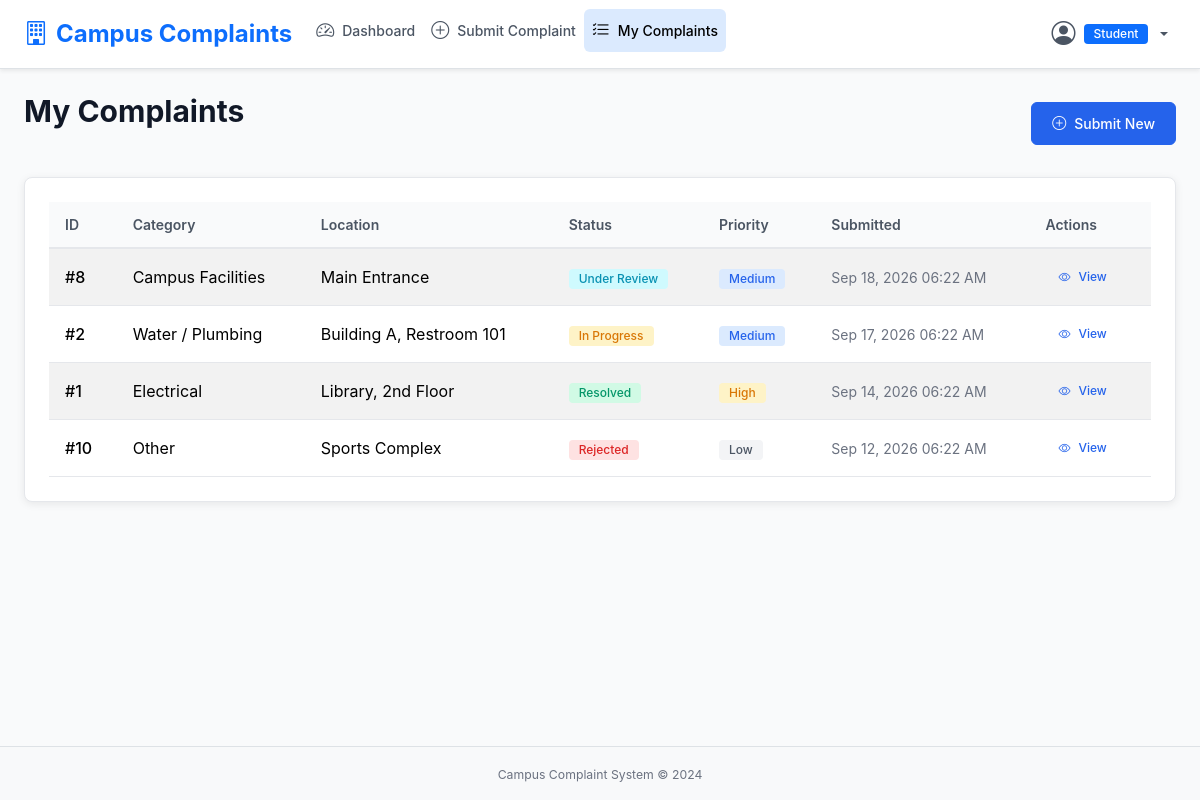
Page /complaints (signed in) on the committed database.
### models.py (models this page shows, shortened)
class Complaint(db.Model):
    __tablename__ = 'complaint'
    id = db.Column(db.Integer, primary_key=True)
    user_id = db.Column(db.Integer, db.ForeignKey('user.id'), nullable=False)
    category = db.Column(db.String(30), nullable=False)
    location = db.Column(db.String(200), nullable=False)
    description = db.Column(db.Text, nullable=False)
    image_path = db.Column(db.String(300), nullable=True)
    status = db.Column(db.String(20), nullable=False, default='Submitted')
    priority = db.Column(db.String(10), nullable=False, default='Medium')
    admin_remarks = db.Column(db.Text, nullable=True)
    created_at = db.Column(db.DateTime, default=datetime.utcnow)
    updated_at = db.Column(db.DateTime, default=datetime.utcnow, onupdate=datetime.utcnow)
    user = db.relationship('User', backref=db.backref('complaints', lazy=True))
    @property
    def status_badge_class(self):
        mapping = {
            'Submitted': 'badge-secondary',
            'Under Review': 'badge-info',
            'In Progress': 'badge-warning',
            'Resolved': 'badge-success',
            'Rejected': 'badge-danger'
        }
        return mapping.get(self.status, 'badge-secondary')
    @property
    def priority_badge_class(self):
        mapping = {
            'Low': 'badge-secondary',
            'Medium': 'badge-primary',
            'High': 'badge-warning',
            'Critical': 'badge-danger'
        }
        return mapping.get(self.priority, 'badge-secondary')

### app.py (the view)
@app.route('/complaints', endpoint='my_complaints')
@login_required
@student_required
def my_complaints():
    complaints = Complaint.query.filter_by(user_id=current_user.id).order_by(Complaint.created_at.desc()).all()
    return render_template('student/complaints.html', complaints=complaints)

### app.py (called while the page is built)
@login_manager.user_loader
def load_user(user_id):
    return User.query.get(int(user_id))

def student_required(f):
    @wraps(f)
    def decorated_function(*args, **kwargs):
        if not current_user.is_authenticated or not current_user.is_student():
            flash('Student access required.', 'error')
            return redirect(url_for('login'))
        return f(*args, **kwargs)
    return decorated_function

### models.py (called while the page is built)
    def is_admin(self):
        return self.role == 'admin'

    def is_student(self):
        return self.role == 'student'

    @property
    def is_active(self):
        return True

### templates/student/complaints.html (shortened to what this page needs)
{% extends "student/base.html" %}
{% block content %}
<div class="d-flex justify-content-between align-items-center mb-4">
    <h1 class="page-title">My Complaints</h1>
    <a href="{{ url_for('submit_complaint') }}" class="btn btn-primary">
        <i class="bi bi-plus-circle me-1"></i>Submit New
    </a>
</div>
<div class="card">
    <div class="card-body p-0">
        {% if complaints %}
        <div class="table-responsive">
            <table class="table table-striped mb-0">
                <thead>
                    <tr>
                        <th>ID</th>
                        <th>Category</th>
                        <th>Location</th>
                        <th>Status</th>
                        <th>Priority</th>
                        <th>Submitted</th>
                        <th>Actions</th>
                    </tr>
                </thead>
                <tbody>
                    {% for complaint in complaints %}
                    <tr>
                        <td class="fw-medium">#{{ complaint.id }}</td>
                        <td>{{ complaint.category }}</td>
                        <td>{{ complaint.location }}</td>
                        <td><span class="badge {{ complaint.status_badge_class }}">{{ complaint.status }}</span></td>
                        <td><span class="badge {{ complaint.priority_badge_class }}">{{ complaint.priority }}</span></td>
                        <td class="text-sm text-muted">{{ complaint.created_at.strftime('%b %d, %Y %I:%M %p') }}</td>
                        <td>
                            <a href="{{ url_for('complaint_detail', complaint_id=complaint.id) }}" class="btn btn-sm btn-ghost">
                                <i class="bi bi-eye me-1"></i>View
                            </a>
                        </td>
                    </tr>
                    {% endfor %}
                </tbody>
            </table>
        </div>
        {% endif %}
    </div>
</div>
{% endblock %}

### static/css/style.css (style rules this page uses)
:root { --color-primary: #2563EB; --color-primary-hover: #1D4ED8; --color-primary-light: #DBEAFE; --color-success: #059669; --color-success-light: #D1FAE5; --color-warning: #D97706; --color-warning-light: #FEF3C7; --color-danger: #DC2626; --color-danger-light: #FEE2E2; --color-info: #0891B2; --color-info-light: #CFFAFE; --color-gray-50: #F9FAFB; --color-gray-100: #F3F4F6; --color-gray-200: #E5E7EB; --color-gray-300: #D1D5DB; --color-gray-400: #9CA3AF; --color-gray-500: #6B7280; --color-gray-600: #4B5563; --color-gray-700: #374151; --color-gray-800: #1F2937; --color-gray-900: #111827; --spacing-xs: 4px; --spacing-sm: 8px; --spacing-md: 16px; --spacing-lg: 24px; --spacing-xl: 32px; --radius-sm: 4px; --radius-md: 6px; --radius-lg: 8px; --radius-xl: 12px; --shadow-card: 0 2px 8px rgba(0, 0, 0, 0.08); --shadow-modal: 0 4px 16px rgba(0, 0, 0, 0.12); --font-family: -apple-system, BlinkMacSystemFont, "Segoe UI", Roboto, "Helvetica Neue", Arial, sans-serif; --fs-xs: 0.75rem; --fs-sm: 0.875rem; --fs-base: 1rem; --fs-lg: 1.25rem; --fs-xl: 1.5rem; --fs-2xl: 1.875rem; --fs-3xl: 2.5rem; }
*, *::before, *::after { box-sizing: border-box; }
html { font-size: 16px; -webkit-font-smoothing: antialiased; -moz-osx-font-smoothing: grayscale; }
body { margin: 0; font-family: var(--font-family); font-size: var(--fs-base); line-height: 1.5; color: var(--color-gray-900); background-color: var(--color-gray-50); min-height: 100vh; }
a { color: var(--color-primary); text-decoration: none; }
.card { background: #fff; border: 1px solid var(--color-gray-200); border-radius: var(--radius-lg); box-shadow: var(--shadow-card); padding: var(--spacing-lg); }
.btn { display: inline-flex; align-items: center; justify-content: center; gap: var(--spacing-xs); padding: 10px 20px; font-size: var(--fs-sm); font-weight: 500; border-radius: var(--radius-md); border: 1px solid transparent; cursor: pointer; transition: background-color 0.15s ease, border-color 0.15s ease, box-shadow 0.15s ease; white-space: nowrap; }
.btn-primary { background-color: var(--color-primary); color: #fff; border-color: var(--color-primary); }
.btn-ghost { background-color: transparent; color: var(--color-primary); border-color: transparent; }
.btn-sm { padding: 6px 12px; font-size: var(--fs-xs); }
.badge { display: inline-flex; align-items: center; padding: 4px 10px; font-size: var(--fs-xs); font-weight: 500; line-height: 1; border-radius: var(--radius-sm); white-space: nowrap; }
.badge-primary { background-color: var(--color-primary-light); color: var(--color-primary); }
.badge-success { background-color: var(--color-success-light); color: var(--color-success); }
.badge-warning { background-color: var(--color-warning-light); color: var(--color-warning); }
.badge-danger { background-color: var(--color-danger-light); color: var(--color-danger); }
.badge-info { background-color: var(--color-info-light); color: var(--color-info); }
.badge-secondary { background-color: var(--color-gray-100); color: var(--color-gray-600); }
.table-responsive { overflow-x: auto; -webkit-overflow-scrolling: touch; }
.table { width: 100%; margin-bottom: 0; border-collapse: collapse; }
.table th, .table td { padding: 12px 16px; vertical-align: middle; border-bottom: 1px solid var(--color-gray-200); }
.table thead th { font-size: var(--fs-sm); font-weight: 600; color: var(--color-gray-600); background-color: var(--color-gray-50); border-bottom: 2px solid var(--color-gray-200); white-space: nowrap; }
.table-striped tbody tr:nth-of-type(odd) { background-color: var(--color-gray-50); }
.text-muted { color: var(--color-gray-500) !important; }
.text-sm { font-size: var(--fs-sm) !important; }
.fw-medium { font-weight: 500 !important; }
.d-flex { display: flex !important; }
.flex-column { flex-direction: column !important; }
.justify-content-between { justify-content: space-between !important; }
.align-items-center { align-items: center !important; }
.mb-4 { margin-bottom: var(--spacing-lg) !important; }
.me-1 { margin-right: var(--spacing-xs) !important; }
.page-title { font-size: var(--fs-2xl); font-weight: 700; color: var(--color-gray-900); margin-bottom: var(--spacing-lg); }

### rows in the picture
Complaint: id "8", category "Campus Facilities", location "Main Entrance", status "Under Review", priority "Medium", created_at "Sep 18, 2026 06:22 AM"
Complaint: id "2", category "Water / Plumbing", location "Building A, Restroom 101", status "In Progress", priority "Medium", created_at "Sep 17, 2026 06:22 AM"
Complaint: id "1", category "Electrical", location "Library, 2nd Floor", status "Resolved", priority "High", created_at "Sep 14, 2026 06:22 AM"
Complaint: id "10", category "Other", location "Sports Complex", status "Rejected", priority "Low", created_at "Sep 12, 2026 06:22 AM"
